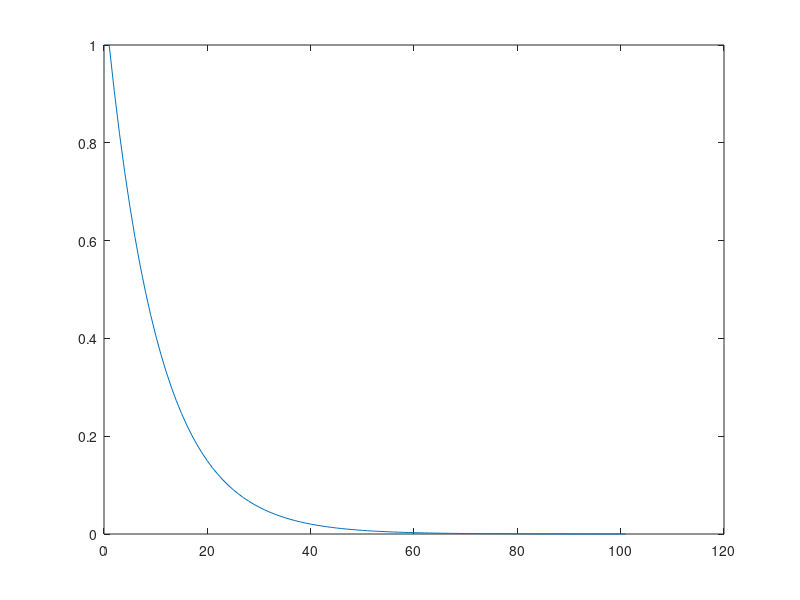
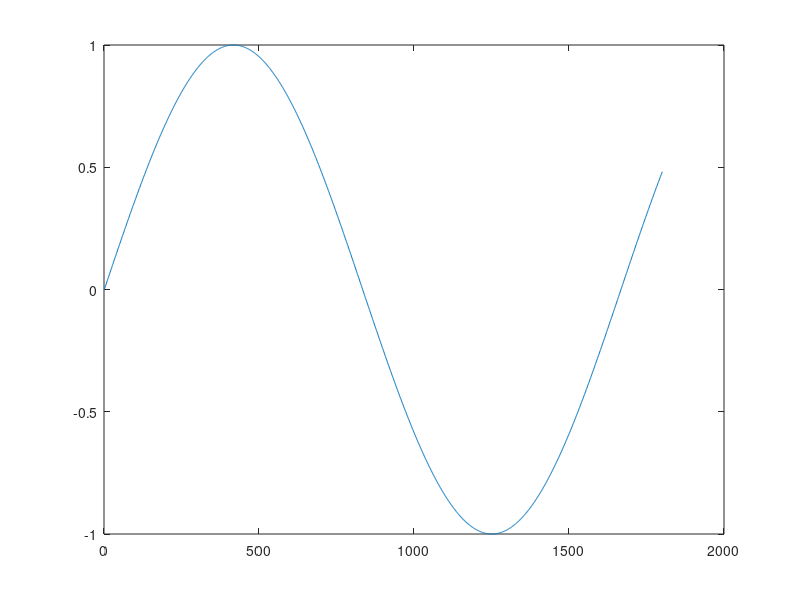

The MATLAB script that drew these images, in order:
%% Section-1

t = 0:0.1:10;
e = exp(-t);
figure;
plot(e)

%% Section-2

t = 0:0.00001:0.018;
f = 60;
w = 2*pi*f;
g = sin(w*t);
figure;
plot(g);

% close all -> close to all figures.